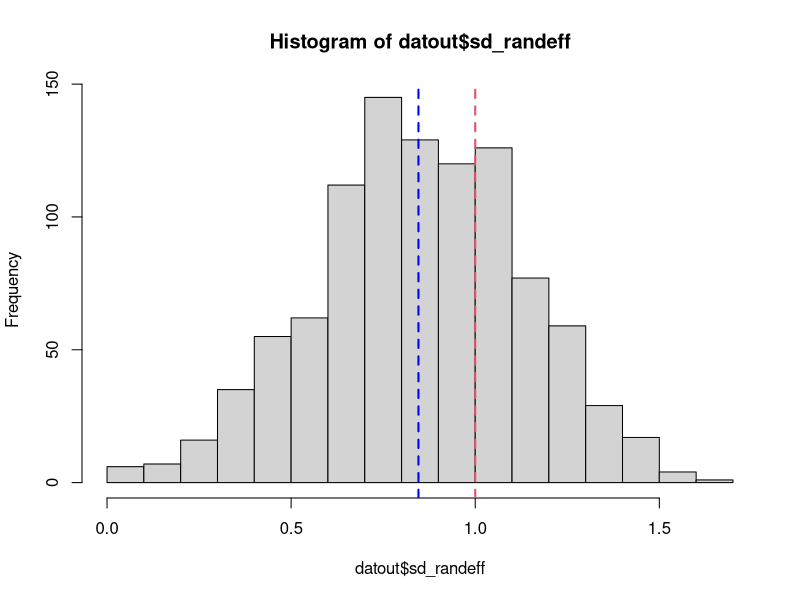
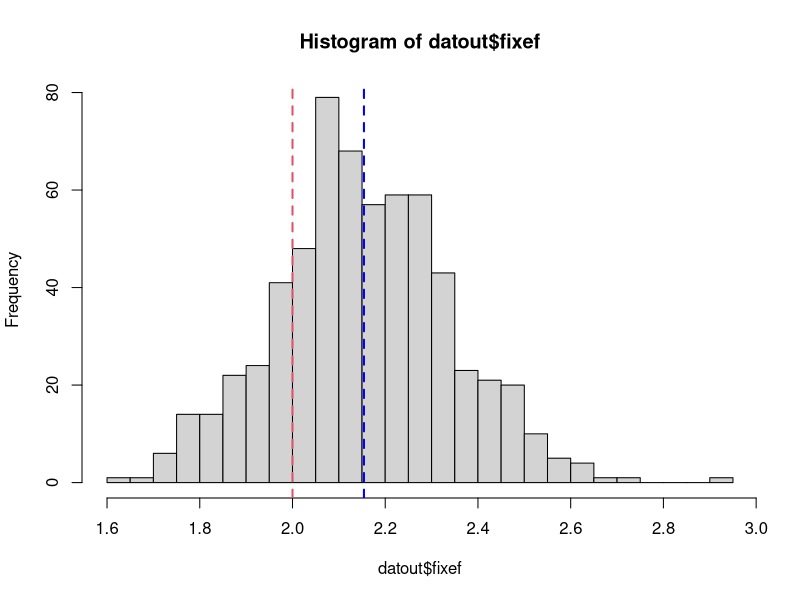

Here is the R script that generated these plots, in order:
sigma = 1.5
m = 30
n = 3

sd_randef = 1
slope = 2

niter = 1000
datout = data.frame(sd_randeff = rep(NA, niter),
                    sd_true = NA,
                    fixef = NA)

for(i in 1:niter) {
  # most common type of shrinkage
  dat = data.frame(block = rep(1:m, each=n),
                   x = rnorm(m*n,0,1),
                   y = NA)

  #int = rnorm(m,0,sd_randef)
  int = rnorm(m,tapply(dat$x, dat$block, mean),sd_randef)
  
  dat$y = 3 + int[dat$block] + slope*dat$x + rnorm(m*n,0,sigma)
  #plot(dat$x, dat$y)
  
  require(nlme)
  
  mod = lme(y~x, random = ~1|block, dat)
  #plot(int, ranef(mod)$`(Intercept)`)
  #abline(a=0,b=1,lty=2)
  datout$sd_randeff[i] = sd(ranef(mod)$`(Intercept)`)
  datout$sd_true[i] = sd(int)
  
  # badly specified random effect
  #plot(int[dat$block], dat$x)
  cov(int[dat$block], dat$x)
  
  mod = "error"
  mod = try(
    lme(y~x, random = ~1+x|block, dat)
    , silent = TRUE)
  if(!is.character(mod)) {
    datout$fixef[i] = fixef(mod)[2]
  }
  if(i/100 == floor(i/100))
    print(i/niter)
}

hist(datout$sd_randeff, breaks = 20); abline(v=sd_randef, lty=2, lwd = 2, col = 2)
abline(v=mean(datout$sd_randeff), col = "blue", lwd = 2, lty=2)

#hist(datout$sd_true, breaks = 20); abline(v=sd_randef, lty=2, lwd = 2, col = 2)
#abline(v=mean(datout$sd_true), col = "blue", lwd = 2, lty=2)

hist(datout$fixef, breaks = 20); abline(v=slope, lty=2, lwd = 2, col = 2)
abline(v=mean(datout$fixef,na.rm=TRUE), col = "blue", lwd = 2, lty=2)

